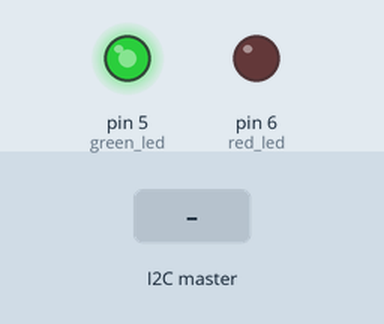
The sketch below on a simulated Arduino Uno, built with avr-gcc and run on an emulated ATmega328P. Parts: output pins drawn as LEDs (lit = HIGH). The inputs (shaded band) are chosen by the test bench.

Above: at 1.2 s.
1.3 s: the I2C master sends the byte 1
At 1.7 s:
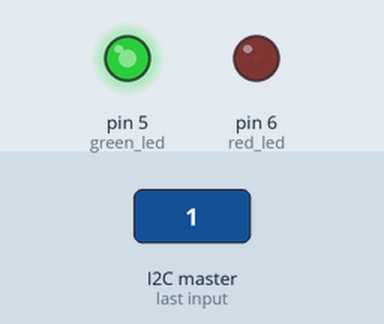
2.8 s: the I2C master sends the byte 90
At 4.0 s:
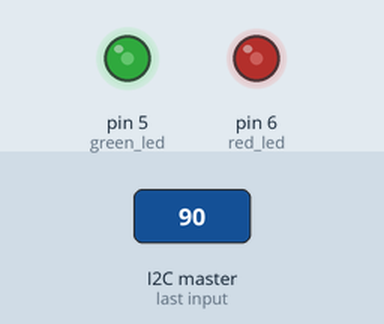
4.3 s: the I2C master sends the byte 200
At 5.2 s:
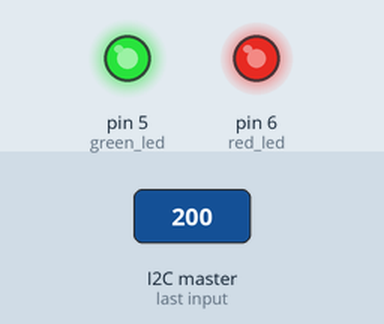
Timing chart, 0 to 7.3 s (numbered marks = the images above; inputs shaded):
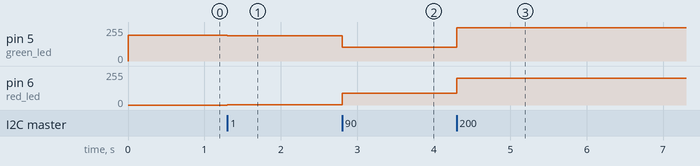

The sketch:

slave.ino
```cpp
#include <Wire.h>

const int red_led = 6;
const int green_led = 5;
const int max_val = 192;
int counter = 0;

void setup()
{
    pinMode(red_led, OUTPUT);
    pinMode(green_led, OUTPUT);
    Wire.begin(8);                // join i2c bus with address #8
    Wire.onReceive(receiveEvent); // register event
    //Serial.begin(9600);
}

void loop()
{
    analogWrite(red_led, counter);
    analogWrite(green_led, max_val - counter);
    //Serial.println(counter, DEC);
}

void receiveEvent(int nbytes)
{
    while (Wire.available())
        counter = Wire.read();
}
```

Measured:
- after the input at 1.3 s, pin 5 (green_led): 192/255 → 191/255 at once; pin 6 (red_led): 0/255 → 1/255 at once
- after the input at 2.8 s, pin 5 (green_led): 191/255 → 102/255 at once; pin 6 (red_led): 1/255 → 90/255 at once
- after the input at 4.3 s, pin 5 (green_led): 102/255 → 248/255 at once; pin 6 (red_led): 90/255 → 200/255 at once
